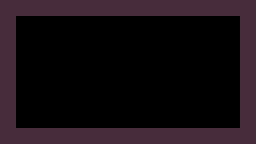

This is a level from a 2D game, rendered from its Tiled map with the project's own tilesets. A one-line summary and the complete map file follow:
An orthogonal 16x9 tile map with 16x16 px tiles, 1 tile layer (collision) and 1 object (0).

<map version="1.2" tiledversion="1.2.1" orientation="orthogonal" renderorder="right-down" width="16" height="9" tilewidth="16" tileheight="16" infinite="0" nextlayerid="3" nextobjectid="3">
 <tileset firstgid="1" name="tiles" tilewidth="16" tileheight="16" tilecount="256" columns="16">
  <image source="../img/tiles.png" width="256" height="256" />
 </tileset>
 <layer id="1" name="collision" width="16" height="9">
  <data encoding="csv">
1,1,1,1,1,1,1,1,1,1,1,1,1,1,1,1,
1,0,0,0,0,0,0,0,0,0,0,0,0,0,0,1,
1,0,0,0,0,0,0,0,0,0,0,0,0,0,0,1,
1,0,0,0,0,0,0,0,0,0,0,0,0,0,0,1,
1,0,0,0,0,0,0,0,0,0,0,0,0,0,0,1,
1,0,0,0,0,0,0,0,0,0,0,0,0,0,0,1,
1,0,0,0,0,0,0,0,0,0,0,0,0,0,0,1,
1,0,0,0,0,0,0,0,0,0,0,0,0,0,0,1,
1,1,1,1,1,1,1,1,1,1,1,1,1,1,1,1
</data>
 </layer>
 <objectgroup id="2" name="spawn">
  <object id="1" name="0" gid="33" x="48" y="128" width="16" height="16" />
 </objectgroup>
</map>
